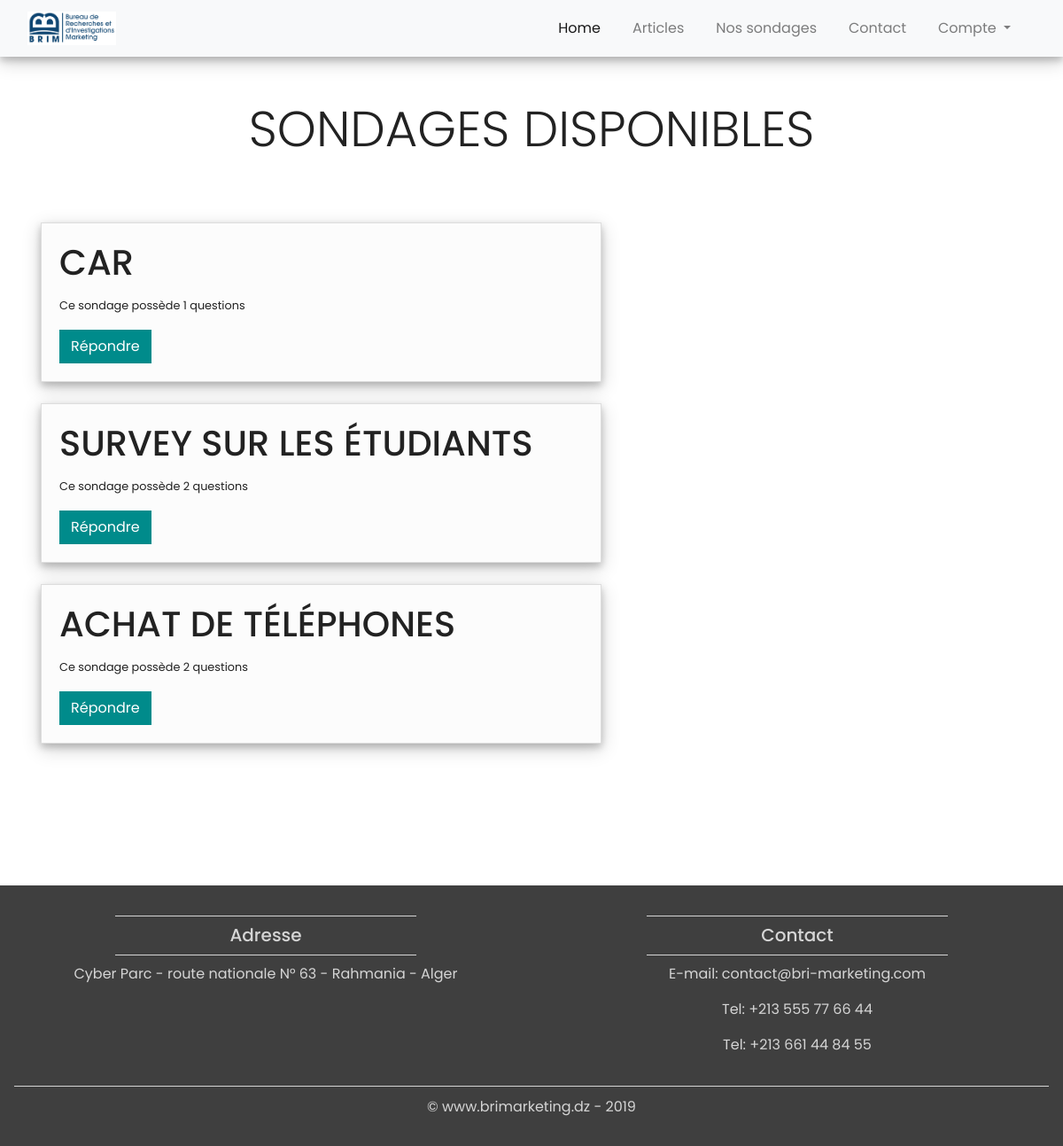
Screenshot of /polls/ with the database file from the repository.
### polls/models.py (models this page shows, shortened)
class Sondage(models.Model):
	name = models.CharField(max_length=200)
	nbreponses = models.IntegerField(default=0)
	client = models.ForeignKey(Client, on_delete=models.SET_NULL, null=True)
	personnes = models.ManyToManyField("auth.User", limit_choices_to={'groups__name': "Abonné"}, null=True, blank=True)
	date_creation = models.DateTimeField(default=timezone.now, null=True)
	STATUT_CHOICES = (
		('Brouillon', 'brouillon'),
		('Actif','actif'),
		('Archivé','archive'),
	)
	statut = models.CharField(max_length=200, choices = STATUT_CHOICES, default='Brouillon', null=True)

### polls/views.py (the view)
# urls.py: path('', views.nosSondages, name="nossondages"),
def nosSondages(request):
	liste_sondages = Sondage.objects.filter(statut='Actif').order_by('-date_creation').annotate(nb = Count('question'))
	context = {'liste_sondages': liste_sondages}
	return render(request, 'polls/nossondages.html', context)

### templates/polls/nossondages.html (shortened to what this page needs)
{% extends 'base.html'%}
{% load static %}
{% block content %}
<div class="container" style="margin-bottom: 120px;"> <br><br>
	<h1 style="text-align: center;" class="display-4 text-center">SONDAGES DISPONIBLES</h1><br>
	<div class="row">
		<div class="col-7">
			<br>
				{% for sondage in liste_sondages %}
				{% if user not in sondage.personnes.all %}
					<div class="user_card card rounded-0">
						<div class="card-body">
							<h1 class="card-title" style="text-transform: uppercase;">{{ sondage.name }}</h1>
							<small> Ce sondage possède {{ sondage.nb }} questions</small>
							<a href="{% url 'polls:unsondage' sondage.pk %}"><button class="btn btn-primary rounded-0">Répondre</button></a>
						</div>
					</div>	<br>
				{% endif %}
				{% endfor %}
		</div>
	</div>
</div>
{% endblock %}

### static/style.css (style rules this page uses)
html, body { height:100%; width:100%; font-family: 'Poppins', sans-serif; color: #222; }
body { margin: 0; padding: 0; position: absolute; }
.btn-primary { background-color: #008B8B; border: 1px solid #008B8B; }
[class*="col-"] { padding: 1rem; }
* { box-sizing: border-box; }

### templates/polls/nossondages.html (style rules this page uses)
.user_card { background-color: #FCFCFC; box-shadow: 0 4px 8px 0 rgba(0, 0, 0, 0.2), 0 6px 20px 0 rgba(0, 0, 0, 0.19); -webkit-box-shadow: 0 4px 8px 0 rgba(0, 0, 0, 0.2), 0 6px 20px 0 rgba(0, 0, 0, 0.19); -moz-box-shadow: 0 4px 8px 0 rgba(0, 0, 0, 0.2), 0 6px 20px 0 rgba(0, 0, 0, 0.19); border-radius: 5px; }

### rows the page displays
Sondage: name "CAR", nb "1"
Sondage: name "SURVEY SUR LES ÉTUDIANTS", nb "2"
Sondage: name "ACHAT DE TÉLÉPHONES", nb "2"
